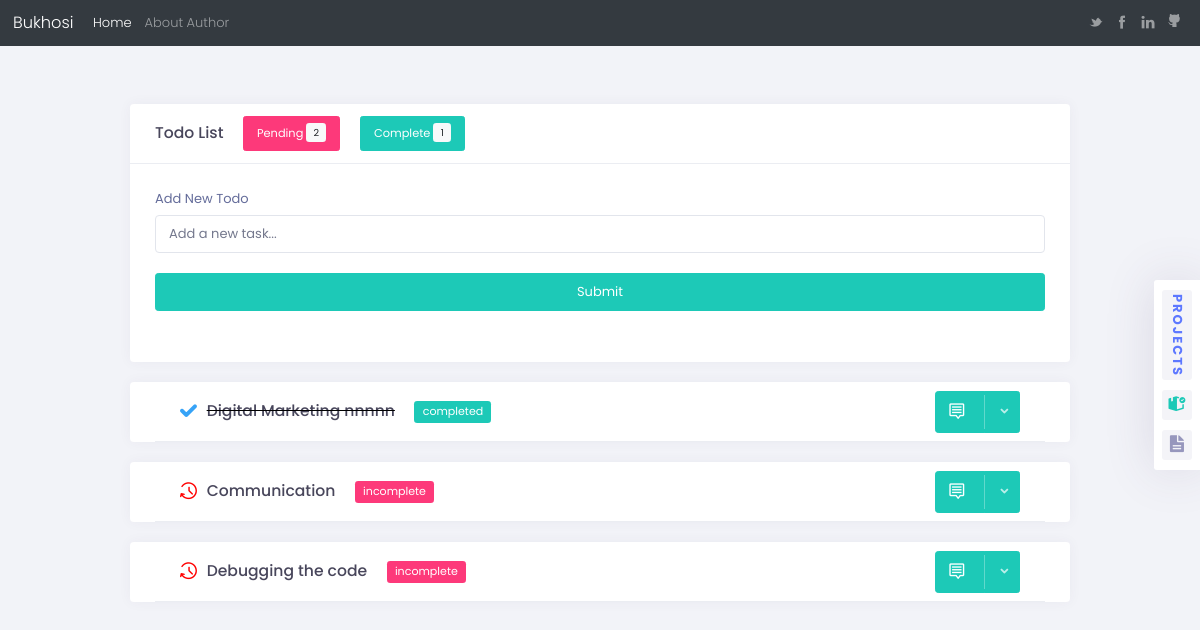
The app's page /, older data.
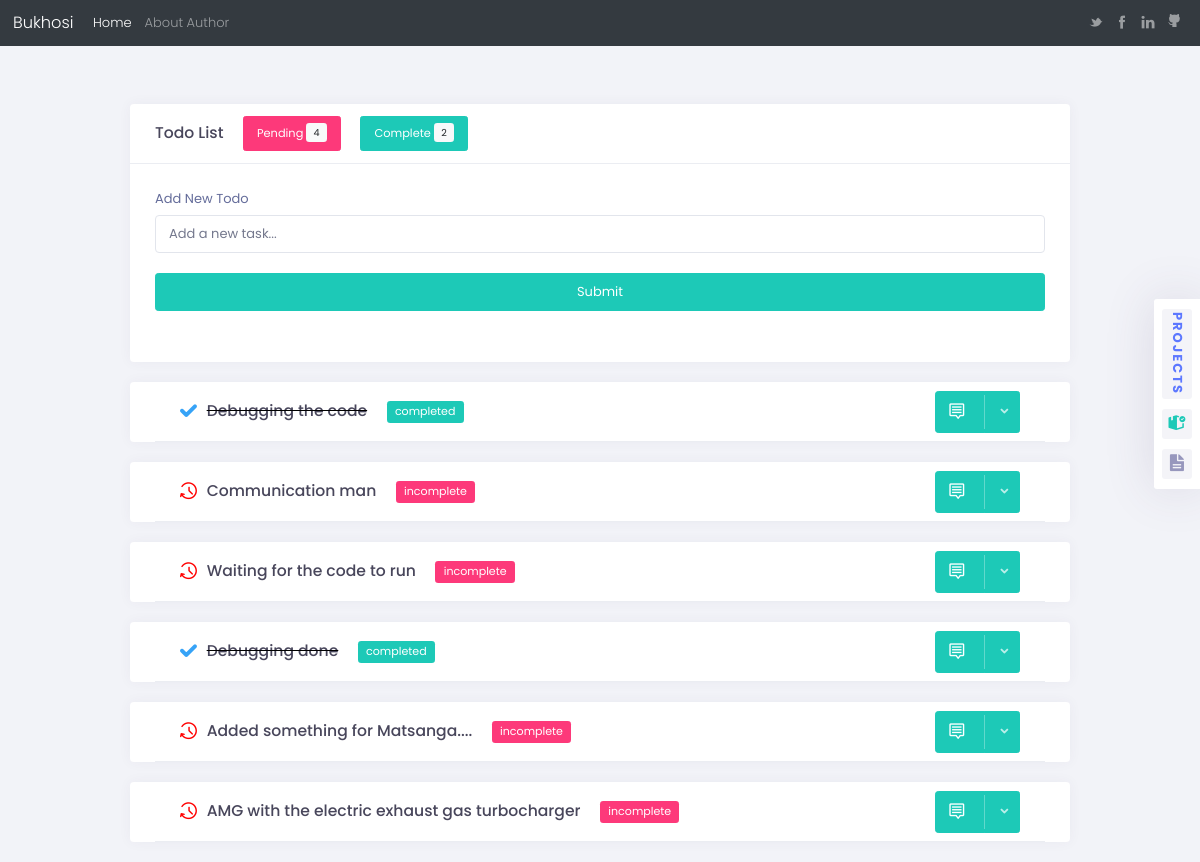
The same page, newer data.
### tasks/models.py (models this page shows)
class Task(models.Model):
    title = models.CharField(max_length=200)
    complete = models.BooleanField(default=False)
    created = models.DateTimeField(auto_now_add=True)
    description = models.CharField(max_length=200, null=True, blank=True)
    def __str__(self):
        return self.title

### tasks/views.py (the view)
# urls.py: path("", views.index, name="list"),
def  index(request):
    tasks = Task.objects.all()
    form = TaskForm(request.POST)
    if request.method == "POST":
        form = TaskForm(request.POST)
        if form.is_valid():
            form.save()
        return redirect("/")
    complete_task = tasks.filter(complete=True).count()
    pending_task  = tasks.filter(complete=False).count()
    context= {'tasks':tasks, 'form':form, 'complete':complete_task, 'pending':pending_task}
    return render(request, "tasks/list.html", context)

### tasks/forms.py
class TaskForm(forms.ModelForm):
    title = forms.CharField(widget=forms.TextInput(attrs={"placeholder":"Add a new task"}))
    class Meta:
        model =  Task
        fields = "__all__"

### tasks/templates/tasks/list.html (shortened to what this page needs)
{% extends "tasks/main.html" %}
{% load static %}
{% block content %}
<nav class="navbar navbar-expand-lg navbar-dark bg-dark mb-4">
    <a class="navbar-brand" href="#">Bukhosi</a>
    <div class="collapse navbar-collapse" id="navbarNavDropdown-1">
        <ul class="navbar-nav mr-auto">
        <li class="nav-item active">
            <a class="nav-link" href="#">Home
            </a>
        </li>
        <li class="nav-item">
            <a class="nav-link" href="{% url 'about' %}">About Author</a>
        </li>
        </ul>
        <ul class="navbar-nav">
        <li class="nav-item">
            <a class="nav-link" href="#">
            <i class="flaticon-twitter-logo"></i>
            </a>
        </li>
        <li class="nav-item">
            <a class="nav-link" href="#">
            <i class="flaticon-facebook-letter-logo"></i>
            </a>
        </li>
        <li class="nav-item">
            <a class="nav-link" href="#">
            <i class="flaticon-linkedin-logo"></i>
            </a>
        </li>
        <li class="nav-item">
            <a class="nav-link" href="#">
            <i class="socicon-github"></i>
            </a>
        </li>
        </ul>
    </div>
</nav>
<div class="container mt-5 mt-5" >
    <div class="kt-portlet ">
        <div class="kt-portlet__head">
            <div class="kt-portlet__head-label">
                <h3 class="kt-portlet__head-title">Todo List</h3>
                <button type="button" class="btn btn-danger btn-sm ml-4">
							Pending  <span class="badge badge-light">{{pending}}</span>
				</button>
                <button type="button" class="btn btn-success btn-sm ml-4">
							Complete  <span class="badge badge-light">{{complete}}</span>
				</button>
            </div>
        </div>
        <div class="kt-portlet__body">
            <div class="kt-section">
                <form action="/" method="POST">
                    <div class="form-group">
                        <label>Add New Todo</label>
                        <div class="form-group m-0">
                            {{form.title}}
                            <button type="submit" class="btn btn-success btn-block mt-4">
                                Submit
                            </button>
                        </div>
                    </div>
                </form>
            </div>
        </div>
    </div>
</div>
{% for task in tasks %}
<div class="container">
<div class="kt-portlet kt-portlet--collapsed kt-container " data-ktportlet="true" id="kt_portlet_tools_6">
    <div class="kt-portlet__head">
        <div class="kt-portlet__head-label">
            {% if task.complete == True %}
                <span class="kt-portlet__head-icon">
                    <i class="flaticon2-check-mark " style="color:#36a3f7"></i>
                </span>
                <strike style="color:black;">
                <h4 class="kt-portlet__head-title">
                    {{task}}
                </h4>
                </strike>
                <span class="badge badge-success ml-4">completed</span>
            {% else %}
                <span class="kt-portlet__head-icon">
                    <i class="flaticon2-time" style="color:red"></i>
                </span>
                <h4 class="kt-portlet__head-title">
                    {{task}}
                </h4>
                <span class="badge badge-danger ml-4">incomplete</span>
            {% endif %}
        </div>
        <div class="kt-portlet__head-toolbar">
            <div class="kt-portlet__head-group">
                <div class="btn-group">
                    <button type="button" data-ktportlet-tool="toggle" class="btn btn-success">
                        <span class="kt-portlet__head-icon">
                            <i class="flaticon2-rectangular kt-label-font-color-0"></i>
                        </span>
                    </button>
                    <button type="button" class="btn btn-success btn-sm dropdown-toggle dropdown-toggle-split" data-toggle="dropdown" aria-haspopup="true" aria-expanded="false">
                    </button>
                </div>
            </div>
        </div>
    </div>
</div>
</div>
{% endfor%}
<ul class="kt-sticky-toolbar" style="margin-top: 40px;">
	<li class="kt-sticky-toolbar__item kt-sticky-toolbar__item--demo-toggle" id="kt_demo_panel_toggle" data-toggle="kt-tooltip"  title="Check out more Projects" data-placement="right">
		<a href="#" style="font-size:1em;" class="">Projects</a>
	</li>
	<li class="kt-sticky-toolbar__item kt-sticky-toolbar__item--builder" data-toggle="kt-tooltip" title="Layout Builder" data-placement="left">
        		<a href="../../builder.html" ><i class="flaticon2-box"></i></a>
	</li>
	<li class="kt-sticky-toolbar__item kt-sticky-toolbar__item--docs" data-toggle="kt-tooltip" title="Documentation" data-placement="left">
		<a href="https://keenthemes.com/keen/?page=docs" target="_blank"><i class="flaticon2-file"></i></a>
	</li>
</ul>
{% endblock content %}

### tasks/templates/tasks/main.html (shortened to what this page needs)
{% load static %}
<!DOCTYPE html>
<html lang="en" >
<head>
    <link href="{% static 'plugins/global/plugins.bundle.css' %}" rel="stylesheet" type="text/css" />
    <link href="{% static 'css/style.bundle.css' %}" rel="stylesheet" type="text/css" />
    <link href="{% static 'css/skins/header/base/light.css' %}" rel="stylesheet" type="text/css" />
    <link href="{% static 'css/skins/header/menu/light.css' %}" rel="stylesheet" type="text/css" />
    <link href="{% static 'css/skins/brand/navy.css' %}" rel="stylesheet" type="text/css" />
    <link href="{% static 'css/skins/aside/navy.css' %}" rel="stylesheet" type="text/css" />
</head>
<body  class="kt-quick-panel--right kt-demo-panel--right kt-offcanvas-panel--right kt-header--fixed kt-header-mobile--fixed kt-subheader--enabled kt-subheader--transparent kt-aside--enabled kt-aside--fixed kt-page--loading">
  {% block content %}
  {% endblock content %}
</body>
</html>

Row changes from the older to the newer data that the page shows:
removed Task: title "Digital Marketing nnnnn"
removed Task: title "Communication"
changed Task "Debugging the code": complete "incomplete" → "completed"
added Task: title "Communication man"
added Task: title "Waiting for the code to run"
added Task: title "Debugging done"
added Task: title "Added something for Matsanga...."
added Task: title "AMG with the electric exhaust gas turbocharger"
Text that changed along with them:
{{ pending }}: "2" → "4"
{{ complete }}: "1" → "2"
